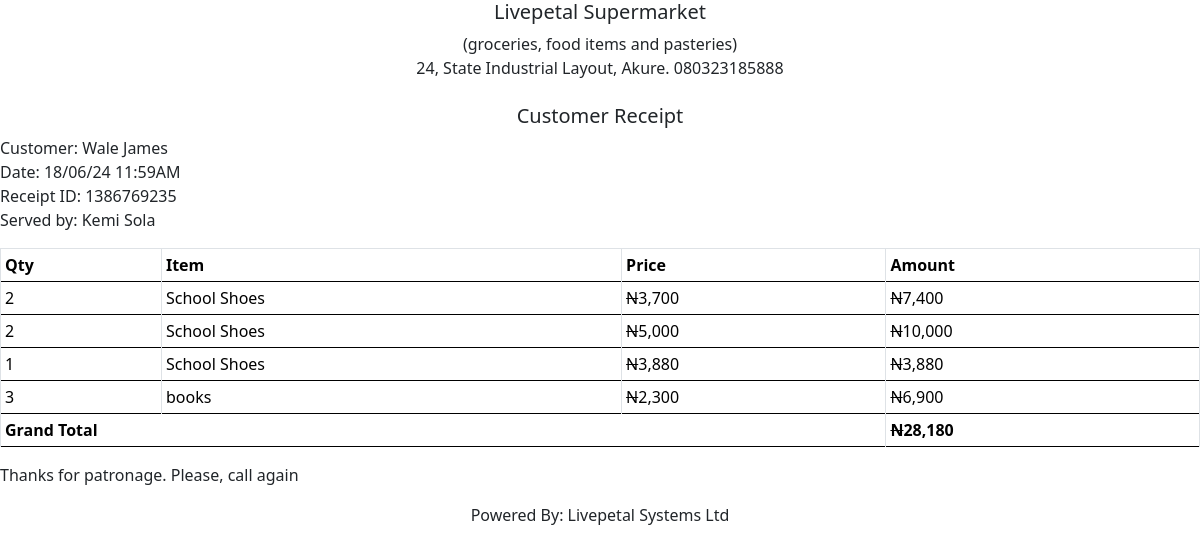
The app's page /receipt.php?salesid=1386769235 (signed in) with its own data.
### tables this page shows
CREATE TABLE `business` (
  `sn` bigint(20) UNSIGNED NOT NULL,
  `name` varchar(50) DEFAULT NULL,
  `services` varchar(100) DEFAULT NULL,
  `address` varchar(100) DEFAULT NULL,
  `phone` varchar(38) DEFAULT NULL,
  `created` timestamp NOT NULL DEFAULT current_timestamp() ON UPDATE current_timestamp(),
  `status` int(2) NOT NULL DEFAULT 1
);

CREATE TABLE `sales` (
  `sn` bigint(20) UNSIGNED NOT NULL,
  `salesid` varchar(16) DEFAULT NULL,
  `customer` varchar(24) DEFAULT NULL,
  `phone` varchar(24) DEFAULT NULL,
  `total` int(10) DEFAULT NULL,
  `created` timestamp NOT NULL DEFAULT current_timestamp() ON UPDATE current_timestamp(),
  `status` int(2) NOT NULL DEFAULT 1,
  `bid` int(8) NOT NULL DEFAULT 0,
  `user` int(6) NOT NULL DEFAULT 0,
  `mode` varchar(22) NOT NULL DEFAULT 'cash'
);

CREATE TABLE `user` (
  `sn` bigint(20) UNSIGNED NOT NULL,
  `name` varchar(55) DEFAULT NULL,
  `phone` varchar(24) DEFAULT NULL,
  `email` varchar(55) DEFAULT NULL,
  `password` varchar(40) DEFAULT NULL,
  `status` int(2) NOT NULL DEFAULT 1,
  `bid` int(8) NOT NULL DEFAULT 0,
  `created` timestamp NOT NULL DEFAULT current_timestamp() ON UPDATE current_timestamp(),
  `admin` int(2) NOT NULL DEFAULT 0
);

CREATE TABLE `item` (
  `sn` bigint(20) UNSIGNED NOT NULL,
  `item` varchar(55) DEFAULT NULL,
  `price` int(9) DEFAULT NULL,
  `qty` int(9) DEFAULT NULL,
  `amount` int(9) DEFAULT NULL,
  `salesid` varchar(16) DEFAULT NULL,
  `created` timestamp NOT NULL DEFAULT current_timestamp() ON UPDATE current_timestamp(),
  `status` int(2) NOT NULL DEFAULT 1,
  `bid` int(8) NOT NULL DEFAULT 0,
  `user` int(6) NOT NULL DEFAULT 0
);

### constant.php (called while the page is built, shortened)
<?php
$db = new mysqli(DB_HOST, DB_USER, DB_PASS, DB_NAME);
$user = $_SESSION['user']??'';
if($user){
    $sql = $db->query("SELECT * FROM user WHERE sn = '$user' ");
    $row = mysqli_fetch_assoc($sql);
    $bid = $row['bid'];
}
function User($user,$opt='name'){
    global $db;
    $sql = $db->query("SELECT * FROM user WHERE sn = '$user' ");
    $row = mysqli_fetch_assoc($sql);
    return mysqli_num_rows($sql)==1 ? $row[$opt] : '';
}

### receipt.php (the view, shortened to what this page needs)
<?php
include('constant.php');
$salesid = $_GET['salesid']??'';
$sql = $db->query("SELECT * FROM business WHERE sn='$bid' ");
$row = mysqli_fetch_assoc($sql);
$business = $row['name'];
$services = $row['services'];
$address = $row['address'];
$sql = $db->query("SELECT * FROM sales WHERE bid='$bid' AND salesid = '$salesid' ");
$row = mysqli_fetch_assoc($sql);
$name = $row['customer'];
$phone = $row['phone'];
$date = $row['created'];
?>
<!DOCTYPE html>
<html lang="en">
<head>
    <link href="css/bootstrap.min.css" rel="stylesheet" >
</head>
<body onload="window.print()">
    <center>
        <h5><?=$business?></h5>
        (<?=$services?>)<br>
       <?=$address?>. <?=$phone?><br><br>
        <h5>Customer Receipt</h5>
    </center>
<p>Customer: <?= ucwords($name) ?>
<br>Date: <span style="float: rightx; padding-bottom:10px"><?= date('d/m/y h:iA',strtotime($date)) ?></span><br>Receipt ID: <?= $salesid ?><br>Served by: <?= User($user) ?></p>
    <table class="table table-bordered table-sm">
<tr><th>Qty</th><th>Item</th><th>Price</th><th>Amount</th></tr>
<?php $total  = 0;
$sql = $db->query("SELECT * FROM item WHERE salesid='$salesid'");
while( $row = $sql->fetch_assoc() ){ $total += $row["amount"];
echo "<tr><td>".$row["qty"]."</td><td>".$row["item"]."</td><td><strike>N</strike>".number_format($row["price"])."</td><td><strike>N</strike>".number_format($row["amount"])."</td></tr>";
}
echo '<tr><th colspan="3">Grand Total</th><th><strike>N</strike>'.number_format($total).'</th></tr>';
?>
</table>
<p>Thanks for patronage. Please, call again</p>
<center><p>Powered By: Livepetal Systems Ltd</p></center>
</body>
</html>

### receipt.php (style rules this page uses)
tr { border-bottom-color: #000!important; }

### records on screen
business: name "Livepetal Supermarket", services "groceries, food items and pasteries", address "24, State Industrial Layout, Akure"
sales: phone "080323185888", customer "Wale James", created "18/06/24 11:59AM"
user: name "Kemi Sola"
item: qty "2", item "School Shoes", price "3,700", amount "7,400"
item: qty "2", item "School Shoes", price "5,000", amount "10,000"
item: qty "1", item "School Shoes", price "3,880", amount "3,880"
item: qty "3", item "books", price "2,300", amount "6,900"

### other values on screen
$salesid "1386769235"
$total "28,180"
